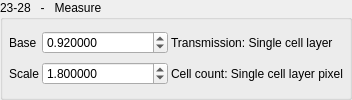
            <widget class="QGroupBox" name="groupBox_Measure">
             <property name="title">
              <string>23-28   -   Measure</string>
             </property>
             <property name="flat">
              <bool>true</bool>
             </property>
             <layout class="QGridLayout" name="gridLayout_30">
              <property name="leftMargin">
               <number>6</number>
              </property>
              <property name="topMargin">
               <number>6</number>
              </property>
              <property name="rightMargin">
               <number>6</number>
              </property>
              <property name="bottomMargin">
               <number>6</number>
              </property>
              <property name="spacing">
               <number>3</number>
              </property>
              <item row="0" column="0">
               <widget class="QLabel" name="label_41">
                <property name="minimumSize">
                 <size>
                  <width>0</width>
                  <height>0</height>
                 </size>
                </property>
                <property name="maximumSize">
                 <size>
                  <width>65</width>
                  <height>16777215</height>
                 </size>
                </property>
                <property name="text">
                 <string>Base</string>
                </property>
               </widget>
              </item>
              <item row="0" column="1">
               <widget class="QDoubleSpinBox" name="doubleSpinBox_Measure_Base">
                <property name="minimumSize">
                 <size>
                  <width>126</width>
                  <height>0</height>
                 </size>
                </property>
                <property name="maximumSize">
                 <size>
                  <width>126</width>
                  <height>16777215</height>
                 </size>
                </property>
                <property name="decimals">
                 <number>6</number>
                </property>
                <property name="minimum">
                 <double>0.000001000000000</double>
                </property>
                <property name="maximum">
                 <double>0.999999000000000</double>
                </property>
                <property name="singleStep">
                 <double>0.001000000000000</double>
                </property>
                <property name="value">
                 <double>0.920000000000000</double>
                </property>
               </widget>
              </item>
              <item row="1" column="1">
               <widget class="QDoubleSpinBox" name="doubleSpinBox_Measure_Factor">
                <property name="minimumSize">
                 <size>
                  <width>126</width>
                  <height>0</height>
                 </size>
                </property>
                <property name="maximumSize">
                 <size>
                  <width>126</width>
                  <height>16777215</height>
                 </size>
                </property>
                <property name="decimals">
                 <number>6</number>
                </property>
                <property name="minimum">
                 <double>0.000001000000000</double>
                </property>
                <property name="maximum">
                 <double>100.000000000000000</double>
                </property>
                <property name="singleStep">
                 <double>0.001000000000000</double>
                </property>
                <property name="value">
                 <double>1.800000000000000</double>
                </property>
               </widget>
              </item>
              <item row="1" column="0">
               <widget class="QLabel" name="label_42">
                <property name="minimumSize">
                 <size>
                  <width>0</width>
                  <height>0</height>
                 </size>
                </property>
                <property name="maximumSize">
                 <size>
                  <width>65</width>
                  <height>16777215</height>
                 </size>
                </property>
                <property name="text">
                 <string>Scale</string>
                </property>
               </widget>
              </item>
              <item row="0" column="2">
               <widget class="QLabel" name="label_43">
                <property name="text">
                 <string>Transmission: Single cell layer</string>
                </property>
               </widget>
              </item>
              <item row="1" column="2">
               <widget class="QLabel" name="label_44">
                <property name="text">
                 <string>Cell count: Single cell layer pixel</string>
                </property>
               </widget>
              </item>
             </layout>
            </widget>
